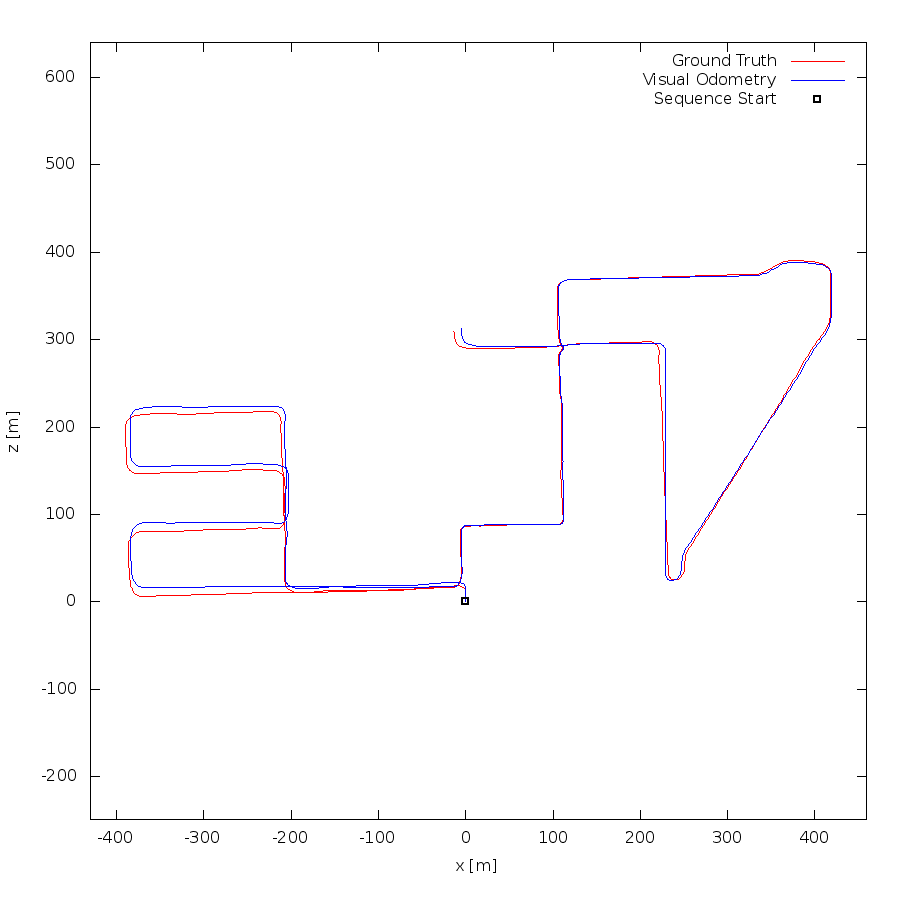

This figure's gnuplot source:
set term postscript eps enhanced color
set output "08.eps"
set size ratio -1
set xrange [-430:459]
set yrange [-249:640]
set xlabel "x [m]"
set ylabel "z [m]"
plot "08.txt" using 1:2 lc rgb "#FF0000" title 'Ground Truth' w lines,"08.txt" using 3:4 lc rgb "#0000FF" title 'Visual Odometry' w lines,"< head -1 08.txt" using 1:2 lc rgb "#000000" pt 4 ps 1 lw 2 title 'Sequence Start' w points
